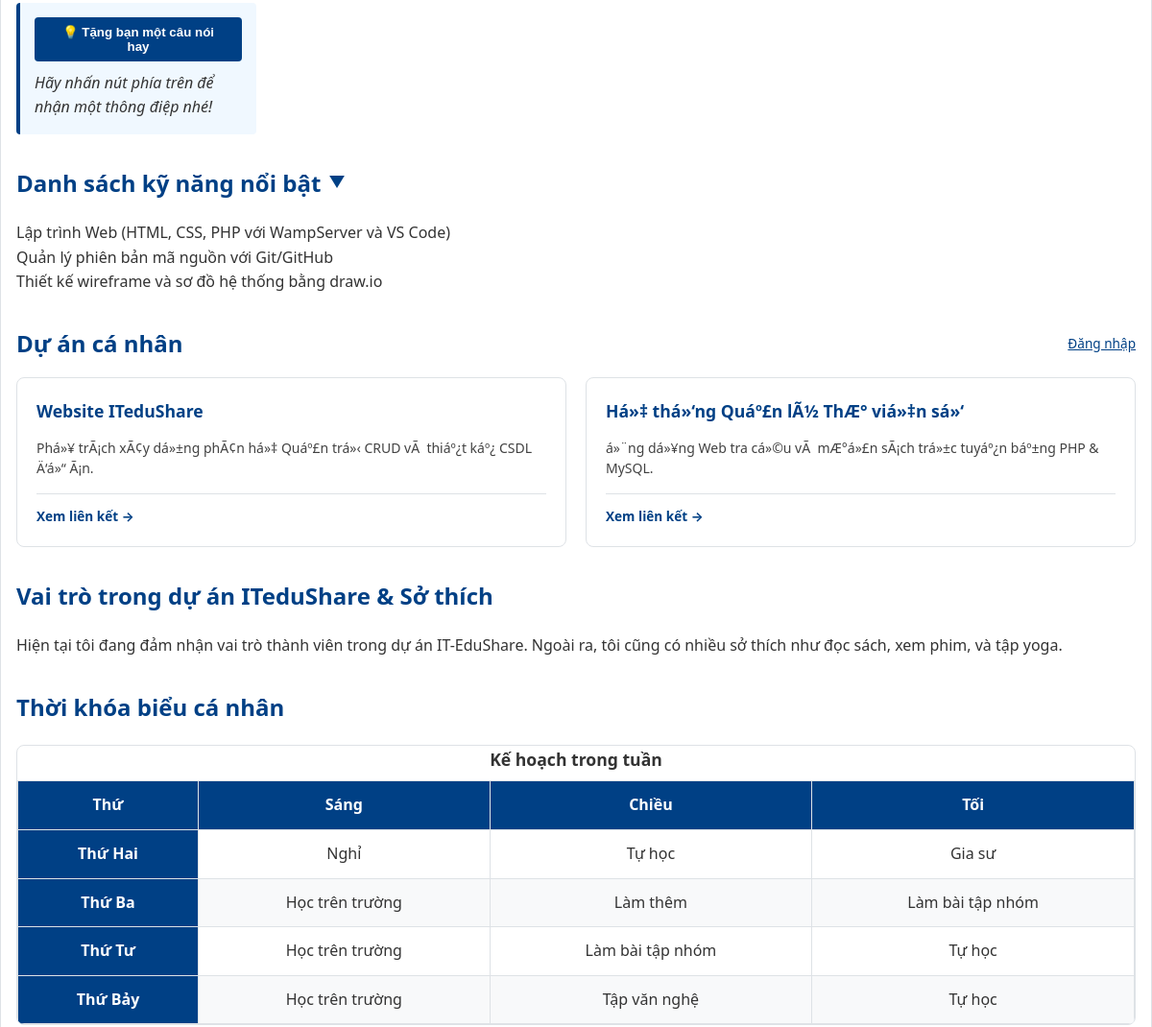
/thanhvien/3120124006_chau/gioithieu.php (middle part), run on an earlier commit of the app's database.
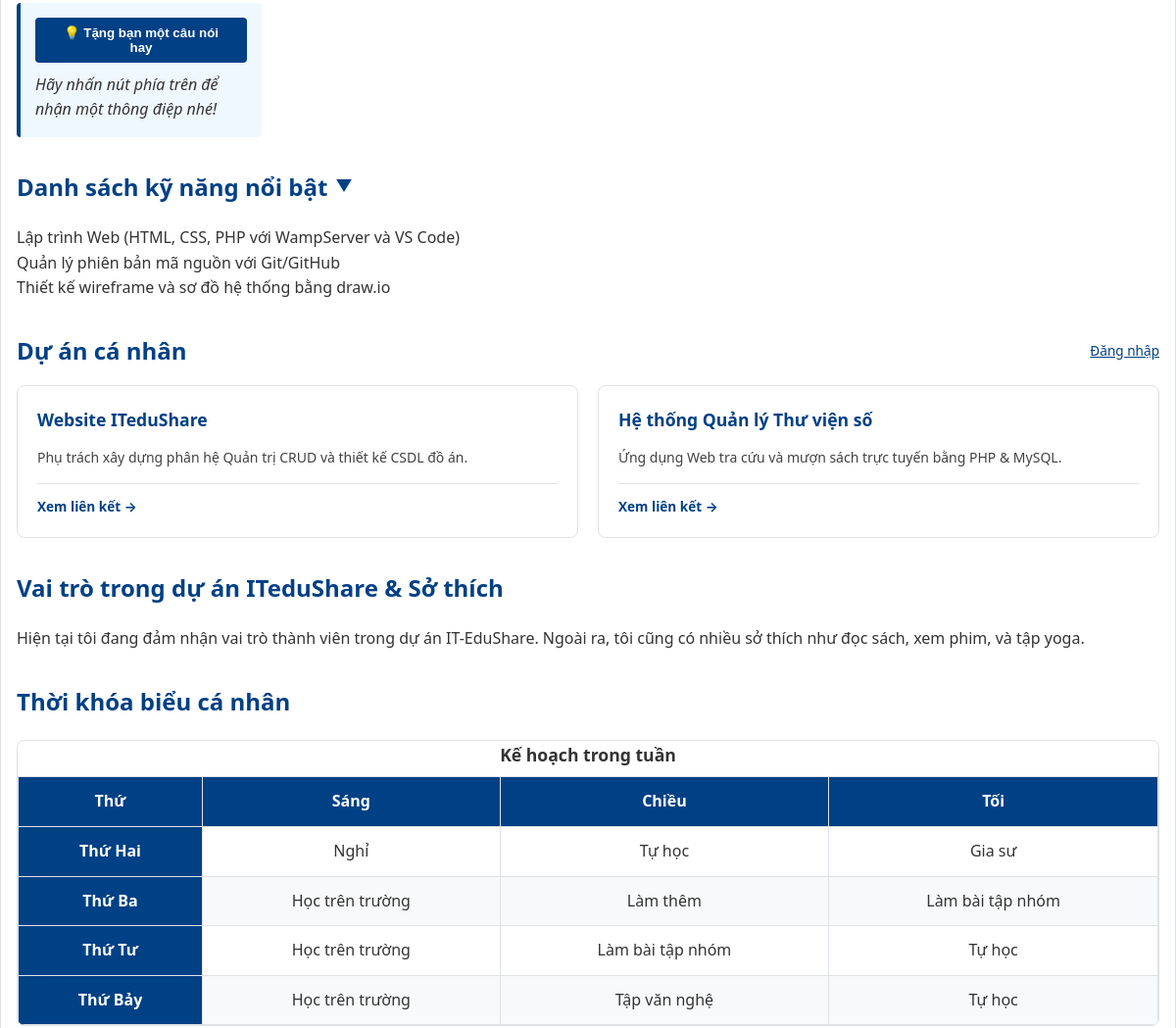
And on a later commit of the database.
### tables this page shows
CREATE TABLE tv_du_an (
  id        INT UNSIGNED AUTO_INCREMENT PRIMARY KEY,
  mssv      CHAR(10) NOT NULL,
  ten_du_an VARCHAR(200) NOT NULL,
  mo_ta     VARCHAR(500) NULL,
  lien_ket  VARCHAR(255) NULL,
  ngay_tao  DATETIME NOT NULL DEFAULT CURRENT_TIMESTAMP,
  FOREIGN KEY (mssv) REFERENCES thanh_vien(mssv) ON DELETE CASCADE
);

### inc/ham.php (called while the page is built, shortened)
<?php
function e(mixed $str): string {
    return htmlspecialchars((string)$str, ENT_QUOTES | ENT_SUBSTITUTE, 'UTF-8');
}

### thanhvien/3120124006_chau/gioithieu.php (the view, shortened to what this page needs)
<?php
$laChuTrang     = false;
$dsDuAn         = [];
if (function_exists('db')) {
    try {
        $db = db();
        $stDs = $db->prepare('SELECT * FROM tv_du_an WHERE mssv = ? ORDER BY id DESC');
        $stDs->execute([MSSV_CHAU]);
        $dsDuAn = $stDs->fetchAll();
    } catch (Throwable $e) {
        $dsDuAn = [];
    }
}
require_once __DIR__ . '/../../inc/header.php';
?>
  <link rel="stylesheet" href="css/xchau.css">
  <main class="trang__chinh">
    <section>
    </section>
    <section>
      <h2>Danh sách kỹ năng nổi bật</h2>
      <ul>
        <li>Lập trình Web (HTML, CSS, PHP với WampServer và VS Code)</li>
        <li>Quản lý phiên bản mã nguồn với Git/GitHub</li>
        <li>Thiết kế wireframe và sơ đồ hệ thống bằng draw.io</li>
      </ul>
    </section>
    <section>
      <div style="display: flex; justify-content: space-between; align-items: center; margin-bottom: 1rem; flex-wrap: wrap; gap: 0.5rem;">
        <h2 style="margin: 0;">Dự án cá nhân</h2>
        <div>
          <?php if ($laChuTrang): ?>
            <a href="?test_login=logout" style="font-size: 0.85rem; color: #dc3545; text-decoration: underline;">Đăng xuất</a>
          <?php else: ?>
            <a href="?test_login=chau" style="font-size: 0.85rem; color: var(--mau-chinh); text-decoration: underline;">Đăng nhập</a>
          <?php endif; ?>
        </div>
      </div>
      <?php if (empty($dsDuAn)): ?>
        <p style="color: #666; font-style: italic; padding: 1rem 0;">
          Hiện chưa có dữ liệu dự án nào.
        </p>
      <?php else: ?>
        <div style="display: grid; grid-template-columns: repeat(auto-fit, minmax(min(280px, 100%), 1fr)); gap: 1.25rem; margin-bottom: 1.5rem;">
          <?php foreach ($dsDuAn as $da): ?>
            <div style="background-color: var(--nen); border: 1px solid var(--vien); border-radius: var(--bo-goc); box-shadow: var(--bong-do); padding: 1.25rem; display: flex; flex-direction: column; justify-content: space-between;">
              <div>
                <h3 style="font-size: 1.1rem; color: var(--mau-chinh); margin-top: 0; margin-bottom: 0.5rem;">
                  <?= e($da['ten_du_an']) ?>
                </h3>
                <p style="font-size: 0.875rem; color: #424242; line-height: 1.5; margin-bottom: 1rem;">
                  <?= nl2br(e($da['mo_ta'] ?? '')) ?>
                </p>
              </div>
              <div style="display: flex; justify-content: space-between; align-items: center; border-top: 1px solid var(--vien); padding-top: 0.75rem;">
                <?php if (!empty($da['lien_ket']) && $da['lien_ket'] !== '#'): ?>
                  <a href="<?= e($da['lien_ket']) ?>" target="_blank" rel="noopener noreferrer" style="font-size: 0.85rem; font-weight: bold; color: var(--mau-chinh);">
                    Xem liên kết &rarr;
                  </a>
                <?php else: ?>
                  <span style="font-size: 0.8rem; color: #888;">Dự án học phần</span>
                <?php endif; ?>
              </div>
            </div>
          <?php endforeach; ?>
        </div>
      <?php endif; ?>
    </section>
    <article>
      <h2>Vai trò trong dự án ITeduShare &amp; Sở thích</h2>
      <p>Hiện tại tôi đang đảm nhận vai trò thành viên trong dự án IT-EduShare. Ngoài ra, tôi cũng có nhiều sở thích như đọc sách, xem phim, và tập yoga.</p>
    </article>
    <section>
      <h2>Thời khóa biểu cá nhân</h2>
      <div class="khung-cuon-bang">
        <table>
          <caption>Kế hoạch trong tuần</caption>
          <thead>
            <tr>
              <th scope="col">Thứ</th>
              <th scope="col">Sáng</th>
              <th scope="col">Chiều</th>
              <th scope="col">Tối</th>
            </tr>
          </thead>
          <tbody>
            <tr>
              <th scope="row">Thứ Hai</th>
              <td>Nghỉ</td>
              <td>Tự học</td>
              <td>Gia sư</td>
            </tr>
            <tr>
              <th scope="row">Thứ Ba</th>
              <td>Học trên trường</td>
              <td>Làm thêm</td>
              <td>Làm bài tập nhóm</td>
            </tr>
            <tr>
              <th scope="row">Thứ Tư</th>
              <td>Học trên trường</td>
              <td>Làm bài tập nhóm</td>
              <td>Tự học</td>
            </tr>
            <tr>
              <th scope="row">Thứ Bảy</th>
              <td>Học trên trường</td>
              <td>Tập văn nghệ</td>
              <td>Tự học</td>
            </tr>
          </tbody>
        </table>
      </div>
    </section>
  </main>
</body>
</html>

What changed in the data, as far as the page shows it:
changed tv_du_an "Website ITeduShare": mo_ta "Phá»¥ trÃ¡ch xÃ¢y dá»±ng phÃ¢n há»‡ Quáº£n trá»‹ CRUD vÃ thiáº¿t káº¿ CSDL Ä‘á»“ Ã¡n." → "Phụ trách xây dựng phân hệ Quản trị CRUD và thiết kế CSDL đồ án."
changed tv_du_an: ten_du_an "Há»‡ thá»‘ng Quáº£n lÃ½ ThÆ° viá»‡n sá»‘" → "Hệ thống Quản lý Thư viện số"; mo_ta "á»¨ng dá»¥ng Web tra cá»©u vÃ mÆ°á»£n sÃ¡ch trá»±c tuyáº¿n báº±ng PHP & MySQL." → "Ứng dụng Web tra cứu và mượn sách trực tuyến bằng PHP & MySQL."
